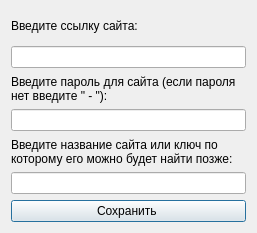
<?xml version="1.0" encoding="UTF-8"?>
<ui version="4.0">
 <class>Password</class>
 <widget class="QDialog" name="Password">
  <property name="geometry">
   <rect>
    <x>0</x>
    <y>0</y>
    <width>257</width>
    <height>233</height>
   </rect>
  </property>
  <property name="windowTitle">
   <string>Dialog</string>
  </property>
  <layout class="QVBoxLayout" name="verticalLayout_2">
   <item>
    <layout class="QVBoxLayout" name="verticalLayout">
     <item>
      <widget class="QLabel" name="label_3">
       <property name="text">
        <string>Введите ссылку сайта:</string>
       </property>
      </widget>
     </item>
     <item>
      <widget class="QLineEdit" name="lineLink"/>
     </item>
     <item>
      <widget class="QLabel" name="label_2">
       <property name="text">
        <string>Введите пароль для сайта (если пароля нет введите &quot; - &quot;):</string>
       </property>
       <property name="wordWrap">
        <bool>true</bool>
       </property>
      </widget>
     </item>
     <item>
      <widget class="QLineEdit" name="linePassword"/>
     </item>
     <item>
      <widget class="QLabel" name="label">
       <property name="mouseTracking">
        <bool>true</bool>
       </property>
       <property name="layoutDirection">
        <enum>Qt::LeftToRight</enum>
       </property>
       <property name="autoFillBackground">
        <bool>true</bool>
       </property>
       <property name="text">
        <string>Введите название сайта или ключ по которому его можно будет найти позже:</string>
       </property>
       <property name="textFormat">
        <enum>Qt::AutoText</enum>
       </property>
       <property name="wordWrap">
        <bool>true</bool>
       </property>
      </widget>
     </item>
     <item>
      <widget class="QLineEdit" name="lineKey"/>
     </item>
     <item>
      <widget class="QPushButton" name="pushButton">
       <property name="cursor">
        <cursorShape>PointingHandCursor</cursorShape>
       </property>
       <property name="mouseTracking">
        <bool>true</bool>
       </property>
       <property name="text">
        <string>Сохранить </string>
       </property>
      </widget>
     </item>
    </layout>
   </item>
  </layout>
 </widget>
 <resources/>
 <connections/>
</ui>
